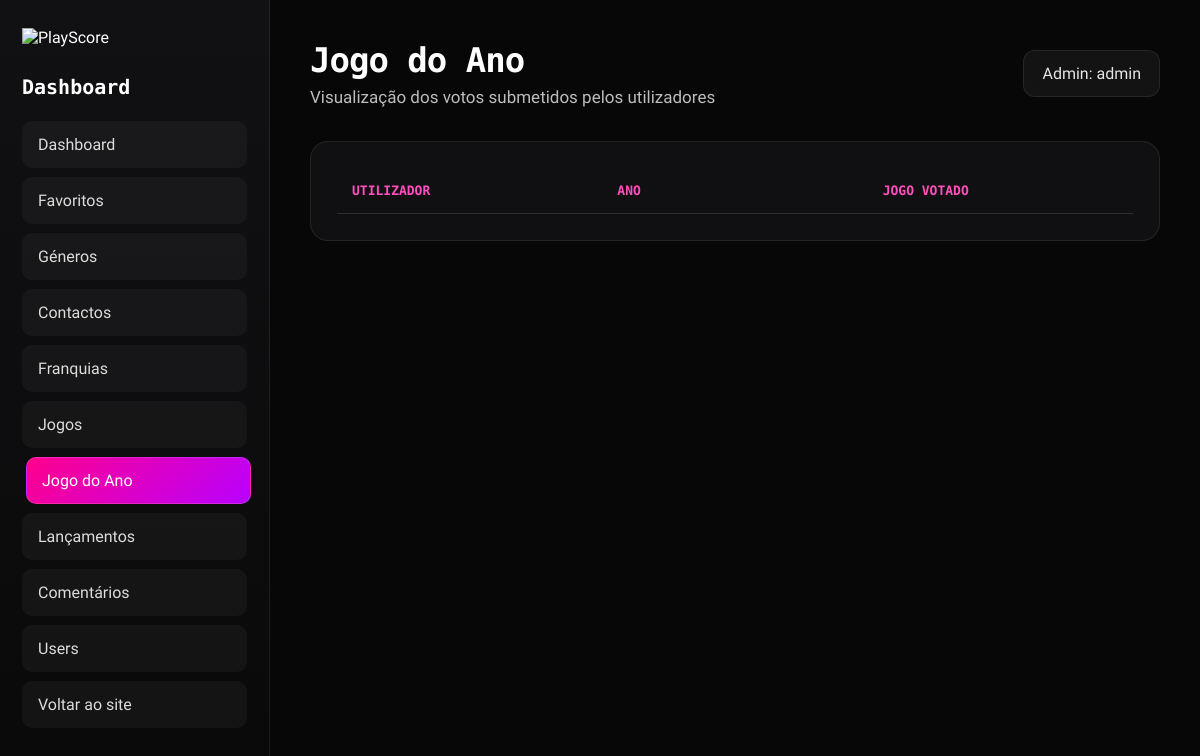
The app's page /Site/admin/dashboard_jogoano.php (signed in), older data.
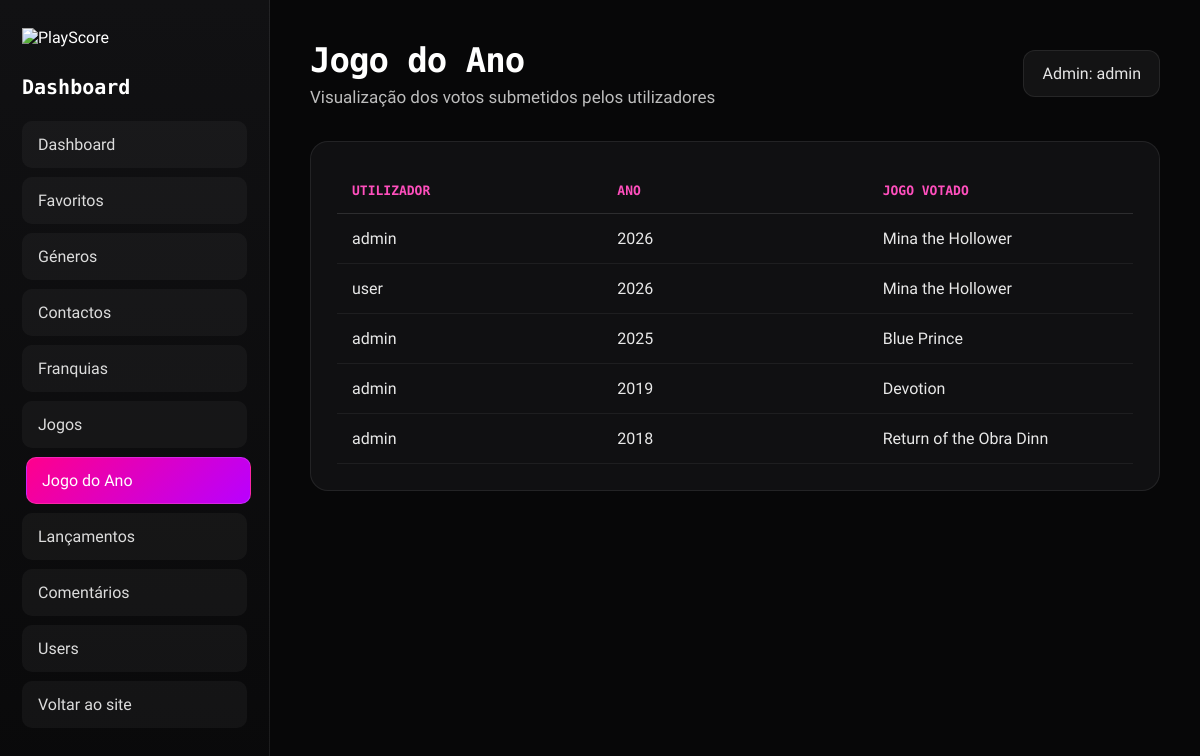
The same page, newer data.
### tables this page shows
CREATE TABLE IF NOT EXISTS `votos_utilizadores_ano` (
  `id_voto` int NOT NULL AUTO_INCREMENT,
  `id_utilizador` int NOT NULL,
  `id_jogo` int NOT NULL,
  `ano` int NOT NULL,
  PRIMARY KEY (`id_voto`),
  UNIQUE KEY `chave_unica_voto_por_ano` (`id_utilizador`,`ano`),
  KEY `fk_votos_jogos` (`id_jogo`),
  CONSTRAINT `fk_votos_jogos` FOREIGN KEY (`id_jogo`) REFERENCES `jogos` (`id_jogo`) ON DELETE CASCADE ON UPDATE CASCADE,
  CONSTRAINT `fk_votos_users` FOREIGN KEY (`id_utilizador`) REFERENCES `users` (`id_utilizador`) ON DELETE CASCADE ON UPDATE CASCADE
);

CREATE TABLE IF NOT EXISTS `users` (
  `id_utilizador` int NOT NULL AUTO_INCREMENT,
  `nome` varchar(100) NOT NULL,
  `email` varchar(150) NOT NULL,
  `avatar_url` text,
  `password_hash` text NOT NULL,
  `tipo_utilizador` enum('admin','membro') DEFAULT 'membro',
  `data_registo` timestamp NULL DEFAULT CURRENT_TIMESTAMP,
  `bio` text,
  PRIMARY KEY (`id_utilizador`),
  UNIQUE KEY `email` (`email`)
);

CREATE TABLE IF NOT EXISTS `jogos` (
  `id_jogo` int NOT NULL AUTO_INCREMENT,
  `titulo` varchar(150) NOT NULL,
  `desenvolvedor` varchar(150) NOT NULL,
  `editor` varchar(150) NOT NULL,
  `descricao` text,
  `data_lancamento` date DEFAULT NULL,
  `capa_url` text,
  `trailer_url` text,
  `plataforma` text,
  `classificacao` float DEFAULT NULL,
  `id_genero` int DEFAULT NULL,
  `id_franquia` int DEFAULT NULL,
  `num_votos` int DEFAULT '0',
  `soma_classificacao` float DEFAULT '0',
  PRIMARY KEY (`id_jogo`),
  KEY `id_genero` (`id_genero`),
  KEY `id_franquia` (`id_franquia`),
  CONSTRAINT `jogos_ibfk_2` FOREIGN KEY (`id_genero`) REFERENCES `generos` (`id_genero`),
  CONSTRAINT `jogos_ibfk_3` FOREIGN KEY (`id_franquia`) REFERENCES `franquias` (`id_franquia`)
);

### Site/admin/dashboard_jogoano.php (the view, shortened to what this page needs)
<?php
include "../conexao.php";
$nome_admin = $_SESSION["nome"] ?? "Admin";
$por_pagina = 10;
$pagina = $_GET["pagina"] ?? 1;
$pagina = max(1, intval($pagina));
$inicio = ($pagina - 1) * $por_pagina;
$sql = "SELECT v.ano, u.nome AS nome_utilizador, j.titulo AS titulo_jogo
        FROM votos_utilizadores_ano v
        JOIN users u ON v.id_utilizador = u.id_utilizador
        JOIN jogos j ON v.id_jogo = j.id_jogo
        ORDER BY v.ano DESC, u.nome ASC
        LIMIT $inicio, $por_pagina";
$resultado = mysqli_query($conn, $sql);
?>
<!DOCTYPE html>
<html lang="pt">
<head>
    <link rel="stylesheet" href="../css/backoffice.css">
</head>
<body>
    <div class="backoffice">
        <aside class="sidebar">
            <div class="sidebar-logo">
                <img src="../logo/Logo.png" alt="PlayScore">
            </div>
            <h2>Dashboard</h2>
            <a href="dashboard.php">Dashboard</a>
            <nav class="sidebar-menu">
                <a href="dashboard_favoritos.php">Favoritos</a>
                <a href="dashboard_generos.php">Géneros</a>
                <a href="dashboard_contactos.php">Contactos</a>
                <a href="dashboard_franquia.php">Franquias</a>
                <a href="dashboard_jogos.php">Jogos</a>
                <a href="dashboard_jogoano.php" class="active">Jogo do Ano</a>
                <a href="dashboard_lancamento.php">Lançamentos</a>
                <a href="dashboard_comentarios.php">Comentários</a>
                <a href="dashboard_users.php">Users</a>
            </nav>
            <a href="../index.php" class="back-site">Voltar ao site</a>
        </aside>
        <main class="main-content">
            <div class="topbar">
                <div>
                    <h1>Jogo do Ano</h1>
                    <p>Visualização dos votos submetidos pelos utilizadores</p>
                </div>
                <div class="topbar-actions">
                    <span>Admin: <?php echo $nome_admin; ?></span>
                </div>
            </div>
            <section class="table-card">
                <table>
                    <thead>
                        <tr>
                            <th>Utilizador</th>
                            <th>Ano</th>
                            <th>Jogo Votado</th>
                        </tr>
                    </thead>
                    <tbody>
                        <?php if (mysqli_num_rows($resultado) > 0) { ?>
                            <?php while ($voto = mysqli_fetch_assoc($resultado)) { ?>
                                <tr>
                                    <td><?php echo htmlspecialchars($voto["nome_utilizador"]); ?></td>
                                    <td><?php echo $voto["ano"]; ?></td>
                                    <td><?php echo htmlspecialchars($voto["titulo_jogo"]); ?></td>
                                </tr>
                            <?php } ?>
                        <?php } ?>
                    </tbody>
                </table>
            </section>
        </main>
    </div>
</body>
</html>

### Site/css/backoffice.css (style rules this page uses)
* { margin: 0; padding: 0; box-sizing: border-box; }
body { background: #070708; color: white; font-family: 'Abel', sans-serif; }
.backoffice { display: flex; min-height: 100vh; }
.sidebar { width: 270px; background: linear-gradient(180deg, #111113, #09090a); padding: 28px 22px; border-right: 1px solid rgba(255,255,255,0.08); }
.sidebar-logo img { width: 150px; margin-bottom: 28px; }
.sidebar h2 { font-family: 'Kode Mono', monospace; font-size: 20px; margin-bottom: 22px; color: #ffffff; }
.sidebar a { display: block; color: #dcdcdc; text-decoration: none; padding: 13px 15px; margin-bottom: 9px; border-radius: 10px; background: rgba(255,255,255,0.04); border: 1px solid transparent; transition: 0.2s ease; }
.sidebar a:hover, .sidebar a.active { color: white; background: linear-gradient(135deg, #ff008c, #b900ff); border-color: rgba(255,255,255,0.15); transform: translateX(4px); }
.main-content { flex: 1; padding: 40px; }
.topbar { display: flex; justify-content: space-between; align-items: center; margin-bottom: 34px; }
.topbar h1 { font-family: 'Kode Mono', monospace; font-size: 34px; letter-spacing: -1px; }
.topbar p { color: #bdbdbd; margin-top: 7px; font-size: 17px; }
.topbar span { background: rgba(255,255,255,0.05); padding: 13px 18px; border-radius: 12px; border: 1px solid rgba(255,255,255,0.08); color: #e5e5e5; }
.table-card { background: rgba(17,17,19,0.95); border-radius: 18px; padding: 26px; border: 1px solid rgba(255,255,255,0.08); overflow-x: auto; }
table { width: 100%; border-collapse: collapse; table-layout: fixed; }
th, td { padding: 15px; border-bottom: 1px solid rgba(255,255,255,0.06); vertical-align: middle; text-align: left; }
th { font-family: 'Kode Mono', monospace; color: #ff4fbd; font-size: 13px; text-transform: uppercase; border-bottom: 1px solid rgba(255,255,255,0.12); }
td { color: #e8e8e8; font-size: 16px; }
tbody tr { transition: 0.2s ease; }
.topbar-actions { display: flex; align-items: center; gap: 18px; }

Row changes from the older to the newer data that the page shows:
added votos_utilizadores_ano: id_utilizador.nome "admin", ano "2026", id_jogo.titulo "Mina the Hollower"
added votos_utilizadores_ano: id_utilizador.nome "user", ano "2026", id_jogo.titulo "Mina the Hollower"
added votos_utilizadores_ano: id_utilizador.nome "admin", ano "2025", id_jogo.titulo "Blue Prince"
added votos_utilizadores_ano: id_utilizador.nome "admin", ano "2019", id_jogo.titulo "Devotion"
added votos_utilizadores_ano: id_utilizador.nome "admin", ano "2018", id_jogo.titulo "Return of the Obra Dinn"
